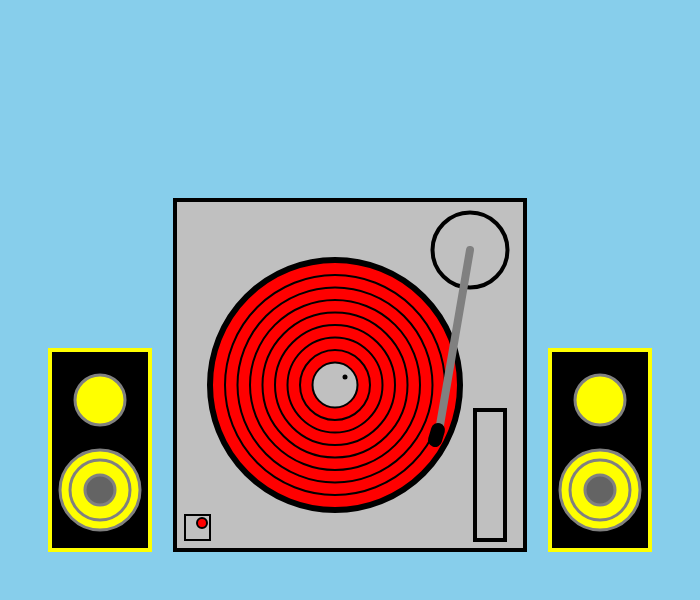
Frame 1 (no input)
Frame 60 (no input): identical to frame 1, image omitted
Frame 120 (the mouse pressed at the canvas centre since frame 60): identical to frame 1, image omitted

The p5.js sketch that drew this single still picture (run headless with seeded random() and noise() and a simulated clock; from frame 60 on, the mouse is pressed at the canvas centre):

// p5.js sketch
// ── sketch.js

/*
Name: Fernando Orozco
Title: The Sound of Vinyl

Instructions:
Click the power button on the turntable
to turn the music experience ON or OFF.

When ON:
- The record spins clockwise.
- The speakers vibrate.
- Music notes float upward.

Click the power button again to stop.
*/

let notes = [];
let move = 0;
let powerOn = false;
let recordAngle = 0;

function setup() {
  createCanvas(700, 600);
}

function draw() {
  background("skyblue");

  // Rotate record when power is ON
  if (powerOn) {
    recordAngle += 0.03;
  }

  // Speaker vibration when power is ON 
  if (powerOn) {
    move = random(-5, 5);
  } else {
    move = 0;
  }

  // Draw the speakers
  drawSpeaker();

  // Floating music notes
  drawMusicNotes();
}


// Speakers and turntable
function drawSpeaker() {

  // Left Speaker cabinet
  fill("black");
  strokeWeight(4);
  stroke("yellow");
  rect(50, 350, 100, 200);

  // Left Speaker tweeter (top)
  fill("yellow");
  strokeWeight(3);
  stroke("grey");
  ellipse(100, 400, 50, 50);

  // Left Speaker woofer
  fill("yellow");
  strokeWeight(3);
  stroke("grey");
  ellipse(100, 490, 80 + move, 80 + move);

  // Yellow ellipse (woofer center outline)
  fill("yellow");
  ellipse(100, 490, 60 + move, 60 + move);

  // Gray ellipse center
  fill(100);
  ellipse(100, 490, 30 + move, 30 + move);


  // Right Speaker cabinet
  fill("black");
  strokeWeight(4);
  stroke("yellow");
  rect(550, 350, 100, 200);

  // Right Speaker tweeter (top)
  fill("yellow");
  strokeWeight(3);
  stroke("grey");
  ellipse(600, 400, 50, 50);

  // Right Speaker woofer
  fill("yellow");
  strokeWeight(3);
  stroke("grey");
  ellipse(600, 490, 80 + move, 80 + move);

  // Yellow ellipse (woofer center outline)
  fill("yellow");
  ellipse(600, 490, 60 + move, 60 + move);

  // Gray ellipse center
  fill(100);
  ellipse(600, 490, 30 + move, 30 + move);


  // Record-Player Frame
  fill("silver");
  strokeWeight(4);
  stroke("black");
  rect(175, 200, 350, 350);

  // Rotating vinyl record
  push();
  translate(335, 385);
  rotate(recordAngle);

  // Red vinyl record
  fill("red");
  strokeWeight(6);
  stroke("black");
  circle(0, 0, 250);

  // Vinyl groove (While loop)
  let groove = 70;

  while (groove < 230) {
    noFill();
    stroke("black");
    strokeWeight(2);
    circle(0, 0, groove);

    groove += 25;
  }

  // Center record label
  fill("silver");
  stroke("black");
  strokeWeight(2);
  circle(0, 0, 45);

  // Small black rotation marker
  fill("black");
  noStroke();
  circle(10, -8, 5);

  pop();

  // On & Off Button
  fill("silver");
  strokeWeight(2);
  stroke("black");
  square(185, 515, 25);

  // Tone arm base
  fill("silver");
  strokeWeight(4);
  stroke("black");
  circle(470, 250, 75);

  // Silver arm
  strokeWeight(8);
  stroke("grey");
  line(470, 250, 440, 425);

  // Needle
  strokeWeight(14);
  stroke("black");
  line(435, 440, 438, 430);

  // On & Off Indicator Light
  stroke("black");
  strokeWeight(2);

  if (powerOn) {
    fill("lime");
  } else {
    fill("red");
  }

  circle(202, 523, 10);

  // Cue area frame
  fill("silver");
  strokeWeight(4);
  stroke("black");
  rect(475, 410, 30, 130);
}


// Mouse input
function mousePressed() {

  // Check if the power button is clicked
  if (mouseX > 185 && mouseX < 210 &&
      mouseY > 515 && mouseY < 540) {

    powerOn = !powerOn;

    // Clear music notes when power is OFF
    if (!powerOn) {
      notes = [];
    }
  }
}

function drawMusicNotes() {

  // Create notes when power is ON
  if (powerOn && frameCount % 15 === 0) {

    notes.push({
      x: random(70, 130),
      y: 350
    });

    notes.push({
      x: random(570, 630),
      y: 350
    });
  }

  // Move notes upward (For Loop)
  for (let i = notes.length - 1; i >= 0; i--) {

    fill("red");
    noStroke();
    textSize(25);
    text("♪", notes[i].x, notes[i].y);

    notes[i].y -= 2;

    // Remove notes when they leave the canvas
    if (notes[i].y < -20) {
      notes.splice(i, 1);
    }
  }
}
